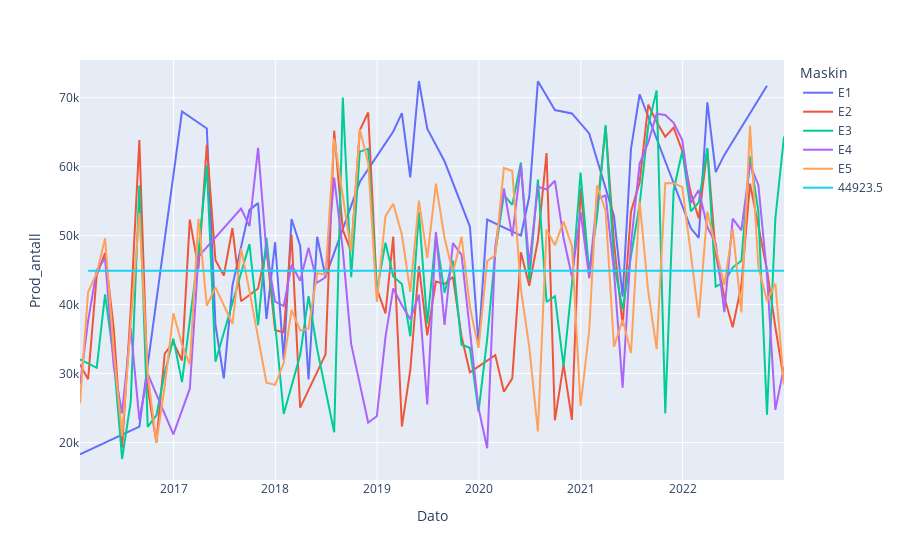

Notebook cell for this chart:
### Code cell
fig = px.line(df_prod_E_mach_prod_clean,y="Prod_antall",color="Maskin")
fig.show()
